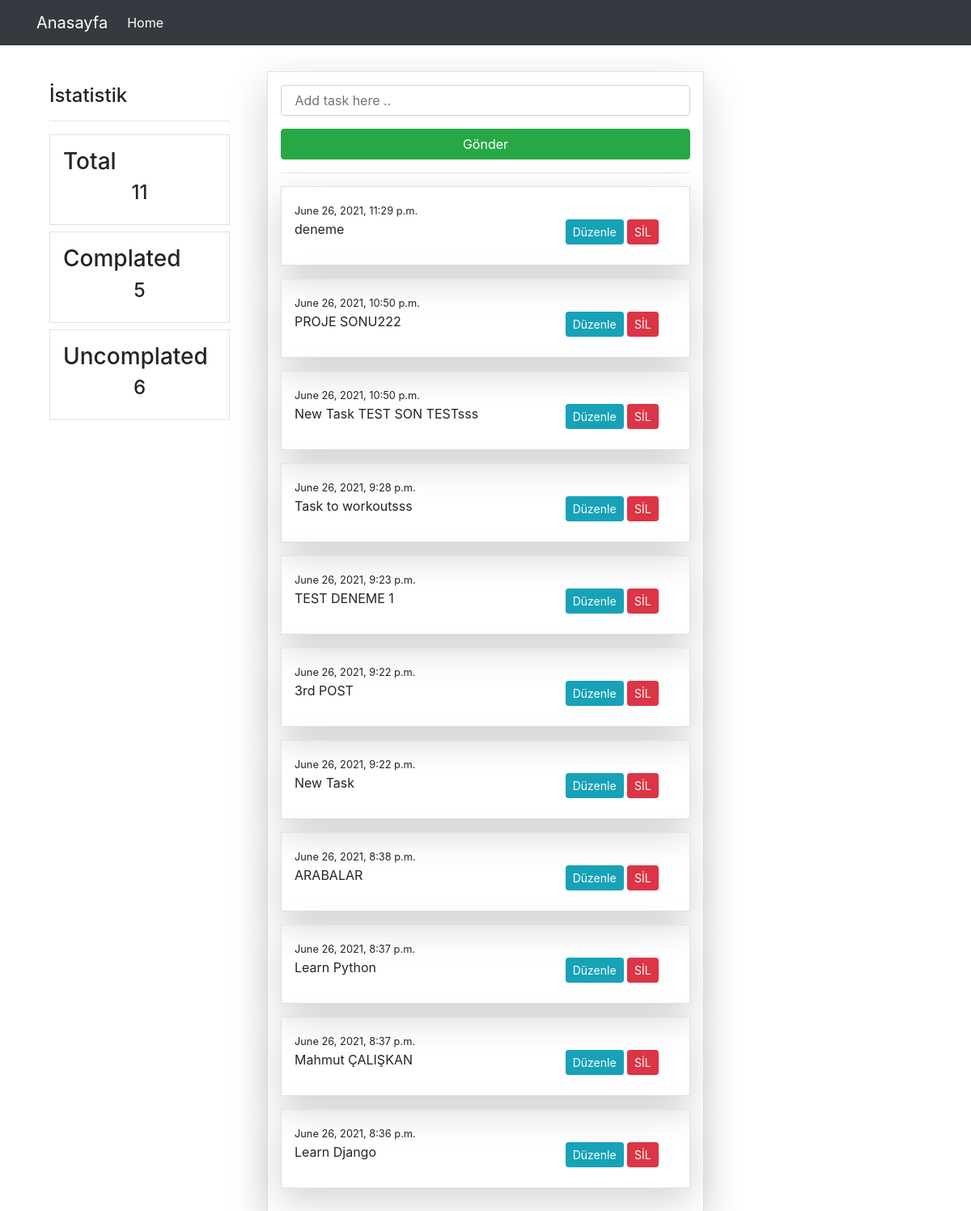
The page / on the database its author committed.
### todoapp/models.py (models this page shows, shortened)
class Task(models.Model):
    content = models.CharField(max_length=100)
    date = models.DateTimeField(auto_now_add=True)
    complate = models.BooleanField(default=False)
    class Meta:
        ordering = ['-date']

### todoapp/views.py (the view)
# urls.py: path('',views.index, name='todo-index'),
def index(request):
    todos = Task.objects.all()
    count_todos = todos.count()
    completed_todo = Task.objects.filter(complate = True)
    count_compeleted_todo = completed_todo.count()
    count_uncompleted_todo = count_todos - count_compeleted_todo
    if request.method=='POST':
        form = TaskForm(request.POST)
        if form.is_valid():
            form.save()
            return redirect('/')
    else:
        form = TaskForm()
    context = {
        'todos': todos,
        'form' : form,
        'count_todos' : count_todos,
        'count_compeleted_todo' : count_compeleted_todo,
        'count_uncompleted_todo' : count_uncompleted_todo
    }
    return render(request, 'index.html', context)

### todoapp/forms.py
class TaskForm(forms.ModelForm):
    content = forms.CharField(label='', widget=forms.TextInput(
        attrs={'placeholder':' Add task here .. '}))
    class Meta:
        model = Task
        fields = ['content']

### templates/index.html (shortened to what this page needs)
{% extends 'partials/base.html' %}
{% load crispy_forms_tags %}
{% block content %}
<div class="border p-3 shadow-lg">
    <form method="POST">
        {{form|crispy}}
        <input class="btn btn-success btn-block" type="submit" value="Gönder">
    </form>
    <hr>
    {% for todo in todos %}
    <div class="border p-3 mb-3 shadow-lg">
        <small>{{todo.date}}</small>
        <div class="row">
            <div class="col-md-8">
                {% if todo.complete == True %}
                <p><span class="btn btn-success btn-sm"><i class="far fa-check-circle"></i></span>{{todo.content}}</p>
                {% else %}
                <p>{{todo.content}}</p>
                {% endif %}
            </div>
                <div class="col-md-4">
                    <a class="btn btn-info btn-sm" href = "{% url 'todo-update' todo.id %}">Düzenle</a>
                    <a class="btn btn-danger btn-sm" href = "{% url 'todo-delete' todo.id %}">SİL</a>
                </div>
            </div>
        </div>
        {% endfor %}
</div>
{% endblock %}

### templates/partials/base.html (shortened to what this page needs)
<!doctype html>
<html lang="en">
  <head>
    <link rel="stylesheet" href="https://cdn.jsdelivr.net/npm/bootstrap@4.6.0/dist/css/bootstrap.min.css">
    <link rel="stylesheet" href="https://use.fontawesome.com/releases/v5.15.3/css/all.css">
  </head>
  <body>
    {% include 'partials/nav.html' %}
    <div class="container">
        <div class="row mt-3 pt-3">
            <div class="col-md-3">
                {% include 'partials/aside.html' %}
            </div>
            <div class="col-md-6">
                {% block content %}
                {% endblock %}
            </div>
            <div class="col-md-3">
            </div>
        </div>
    </div>
  </body>
</html>

### templates/partials/nav.html (shortened to what this page needs)
<nav class="navbar navbar-expand-lg navbar-light bg-dark">
    <div class="container">
        <a class="navbar-brand text-white" href="#">Anasayfa</a>
        <div class="collapse navbar-collapse" id="navbarSupportedContent">
            <ul class="navbar-nav mr-auto">
                <li class="nav-item active">
                    <a class="nav-link text-white" href="{% url 'todo-index' %}">Home <span class="sr-only">(current)</span></a>
                </li>
            </ul>
        </div>
    </div>
</nav>

### templates/partials/aside.html
<div class="borde p-3 shad">
    <h4>İstatistik</h4>
    <hr>
    <div class="border p-3 mb-2">
        <h3>Total</h3>
        <h4 class="text-center">{{count_todos}}</h4>
    </div>
    <div class="border p-3 mb-2">
        <h3>Complated</h3>
        <h4 class="text-center">{{count_compeleted_todo}}</h4>
    </div>
    <div class="border p-3 mb-2">
        <h3>Uncomplated</h3>
        <h4 class="text-center">{{count_uncompleted_todo}}</h4>
    </div>
</div>

### rows shown on the page
Task: date "June 26, 2021, 11:29 p.m.", content "deneme"
Task: date "June 26, 2021, 10:50 p.m.", content "PROJE SONU222"
Task: date "June 26, 2021, 10:50 p.m.", content "New Task TEST SON TESTsss"
Task: date "June 26, 2021, 9:28 p.m.", content "Task to workoutsss"
Task: date "June 26, 2021, 9:23 p.m.", content "TEST DENEME 1"
Task: date "June 26, 2021, 9:22 p.m.", content "3rd POST"
Task: date "June 26, 2021, 9:22 p.m.", content "New Task"
Task: date "June 26, 2021, 8:38 p.m.", content "ARABALAR"
Task: date "June 26, 2021, 8:37 p.m.", content "Learn Python"
Task: date "June 26, 2021, 8:37 p.m.", content "Mahmut ÇALIŞKAN"
Task: date "June 26, 2021, 8:36 p.m.", content "Learn Django"

### other values the page prints
{{ count_todos }} "11"
{{ count_compeleted_todo }} "5"
{{ count_uncompleted_todo }} "6"
